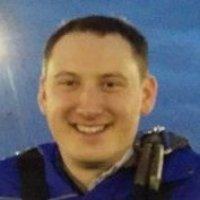
%> input picture week2/completion/johnface.jpg, 200 x 200 px
$ octave ipv_demo_recons_via_inpaint.m   (GNU Octave 9; MATLAB toolbox functions it lacks are replaced by stand-ins)
%> lines starting %> are read from the running program, lines starting %| are printed output that depends on the picture; in (x1, y1, x2, y2) boxes, pixels count from 0 and x2, y2 are one past the last pixel; in counts of white or black regions, pixels touching at a corner belong together; the program's own positions count from 1
### week2/completion/ipv_bresenham.m
%% EEEM010 - Image Processing and Vision (eem.ipv)
%%
%% ipv_bresenham.m
%% Implementation of Bresenham's algorithm for plotting a rasterised line
%% on a 2D image.
%%
%% Usage:  ipv_bresenham(img_in, tlx, tly, brx, bry)
%%
%% IN:  img_in  -  The source raster to be drawn on (greyscale)
%%      tlx     -  Top left corner of line (x coord)
%%      tly     -  Top left corner of line (y coord)
%%      brx     -  Bot left corner of line (x coord)
%%      bry     -  Bot left corner of line (y coord)
%%
%% OUT: img_out -  The raster with line plotted in white (255)
%%
%% (c) John Collomosse 2015  (J.Collomosse@surrey.ac.uk)
%% Centre for Vision Speech and Signal Processing (CVSSP)
%% University of Surrey, United Kingdom

function buffer = ipv_bresenham(buffer, x1,y1,x2,y2)

x1=floor(x1+0.5);
x2=floor(x2+0.5);
y1=floor(y1+0.5);
y2=floor(y2+0.5);

dx=abs(x2-x1);
dy=abs(y2-y1);

steep = abs(dy)>abs(dx);

if steep
    t=dx;
    dx=dy;
    dy=t;
end


 q_start = floor(dx/2);
 q_increment =  -dy;
 q_end = -dy*dx+floor(dx/2);

 if dy==0
     q_size= dx+1;
 else
       q_size = floor((q_end - q_start)/q_increment)+1;
 end


 sgn_y = 1;
 sgn_x = 1;
if steep

     if y1<=y2
        sgn_y = 1;
    else
        sgn_y = -1;
    end

    if x1<=x2
        sgn_x = 1;
    else
        sgn_x = -1;
    end

else

    if x1<=x2
        sgn_x = 1;
    else
        sgn_x = -1;
    end

    if y1<=y2
        sgn_y = 1;
    else
        sgn_y = -1;
    end

 end


    sum = q_start;
    m_prev = dx ;
    q_sum = 0;
    for i=0:q_size-1

         m = mod(sum, dx);
         d = m -  m_prev;

         if (d>=0)
               q_sum = q_sum + 1;
         end

         m_prev = m;
         sum = sum + q_increment;

        if dy==0
            q_sum = 0;
        end

         x = 0;
         y = 0;
        if steep
             y = y1 + sgn_y*i;
             x = x1 + sgn_x*q_sum;
        else
             x = x1 + sgn_x*i;
             y = y1 + sgn_y*q_sum;
        end

        buffer(y+1, x+1) = 255;

    end


### week2/completion/ipv_inpaint_image.m
%% EEEM010 - Image Processing and Vision (eem.ipv)
%%
%% ipv_inpaint_image.m
%% Demonstration of Poisson image in-painting using Laplacian smoothness
%% constraint.  Works over greyscale and RGB images.
%%
%% Usage:  ipv_inpaint_image(img_in, mask)
%%
%% IN:  img_in  -  The source image in double format (RGB or greyscale)
%%      mask    -  Binary mask of region to be inpainted
%%
%% OUT: img_out -  The inpainted image.
%%
%% (c) John Collomosse 2015  (J.Collomosse@surrey.ac.uk)
%% Centre for Vision Speech and Signal Processing (CVSSP)
%% University of Surrey, United Kingdom

function out=ipv_inpaint_image(img,M)

H=size(img,1);
W=size(img,2);

Npix=W*H;
A=speye(Npix,Npix);
X=ones(Npix,1);

[y x]=find(M);
for n=1:length(x)
    if mod(round((100*n)/length(x)),10)==0
        fprintf('%d%%\n',round((n*100)/length(x)));
    end
    row=x(n)+((y(n)-1)*W);
    A(row,row)=-4;
    A(row,row-1)=1;
    A(row,row+1)=1;
    A(row,row-W)=1;
    A(row,row+W)=1;
    X(row,1)=0;
end

out=zeros(size(img));
for chan=1:size(img,3)
    thisX=reshape(img(:,:,chan)',[],1);
    thisX=thisX.*X;
    b=full(A\thisX);
    out(:,:,chan)=reshape(b,W,H)';
end

### week2/completion/ipv_demo_recons_via_inpaint.m
%% EEEM010 - Image Processing and Vision (eem.ipv)
%%
%% ipv_demo_inpainting.m
%% Simple demo around the ipv_inpaint_image function to demo
%% Laplacian image inpainting to reconstruct an image from little data
%%
%% Usage:  ipv_demo_recons_via_inpaint
%%
%% IN:  N/A
%% OUT: N/A
%%
%% (c) John Collomosse 2015  (J.Collomosse@surrey.ac.uk)
%% Centre for Vision Speech and Signal Processing (CVSSP)
%% University of Surrey, United Kingdom

close all
clear all;

LINECOUNT=35;

img=double(imread('johnface.jpg'))./255;

img=imresize(img,[400 400]);
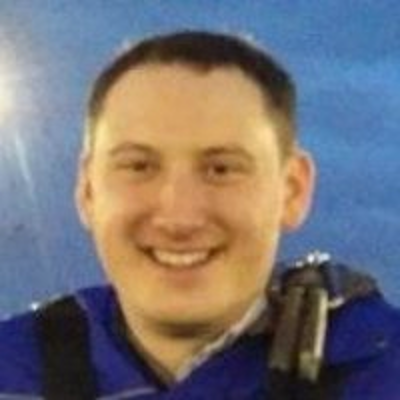
%> img: size 400x400x3 double; mean R, G, B 0.402, 0.389, 0.402; drawn with min black and max white
H=size(img,1);
%> H = 400
W=size(img,2);
%> W = 400

LineMask=zeros(size(H,W));


for l=1:LINECOUNT
   P=0.025*H+rand(2,1)*H*0.95;
   Q=0.025*H+rand(2,1)*H*0.95;
   LineMask=ipv_bresenham(LineMask,P(1),P(2),Q(1),Q(2));
end
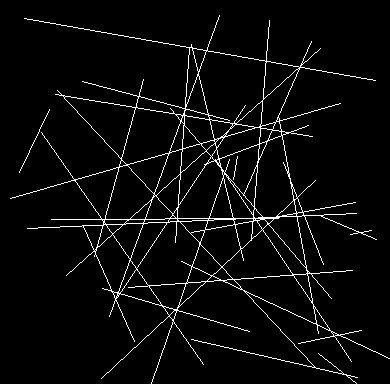
%> LineMask: size 384x390 double; 4.2% white in thin lines or dots
LineMask(LineMask>1)=1;
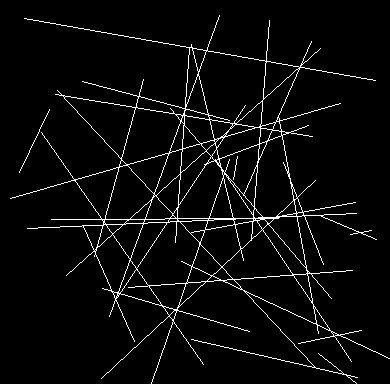
%> LineMask: size 384x390 double; values 0 (black) and 1 (white), 4.2% white in thin lines or dots
LineMask(H,W)=0;
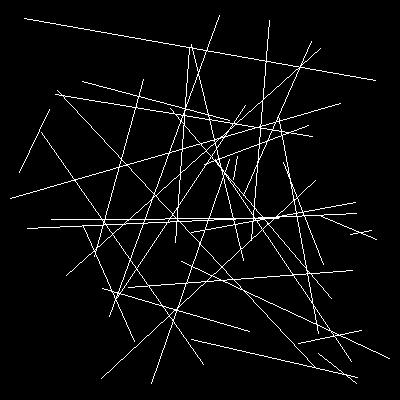
%> LineMask: size 400x400 double; values 0 (black) and 1 (white), 3.9% white in thin lines or dots, all inside (x1, y1, x2, y2) = (10, 15, 390, 384)
LineMask=LineMask(1:H,1:W);

for z=1:size(img,3)
    LineMask(:,:,z)=LineMask(:,:,1);
end
img_to_inpaint=img.*LineMask;
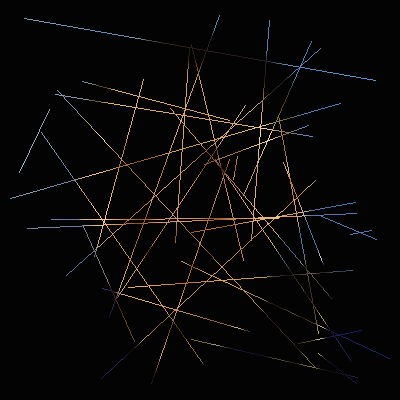
%> img_to_inpaint: size 400x400x3 double; mean R, G, B 0.0205, 0.0168, 0.0132; drawn with min black and max white

figure;
imshow(img_to_inpaint);
title('Input to inpainting');

figure;
PaintMask=ones(size(LineMask))-LineMask;
PaintMask(1,1:end,:)=0;
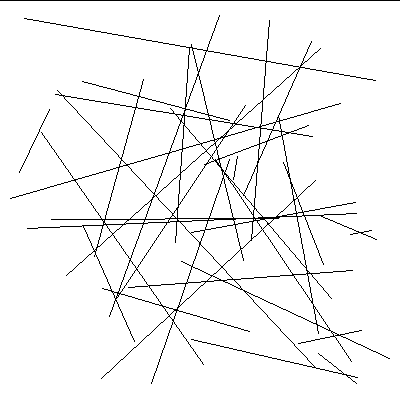
%> PaintMask: size 400x400x3 double; values 0 (black) and 1 (white), 95.9% white; black in thin lines or dots
PaintMask(end,1:end,:)=0;
PaintMask(1:end,1,:)=0;
PaintMask(1:end,end,:)=0;
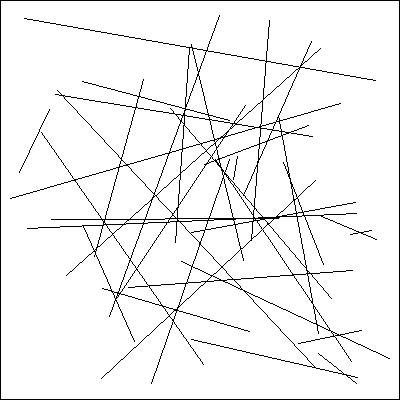
%> PaintMask: size 400x400x3 double; values 0 (black) and 1 (white), 95.1% white; black in thin lines or dots
out=ipv_inpaint_image(img_to_inpaint,PaintMask(:,:,1));
%> (the run ends here)
